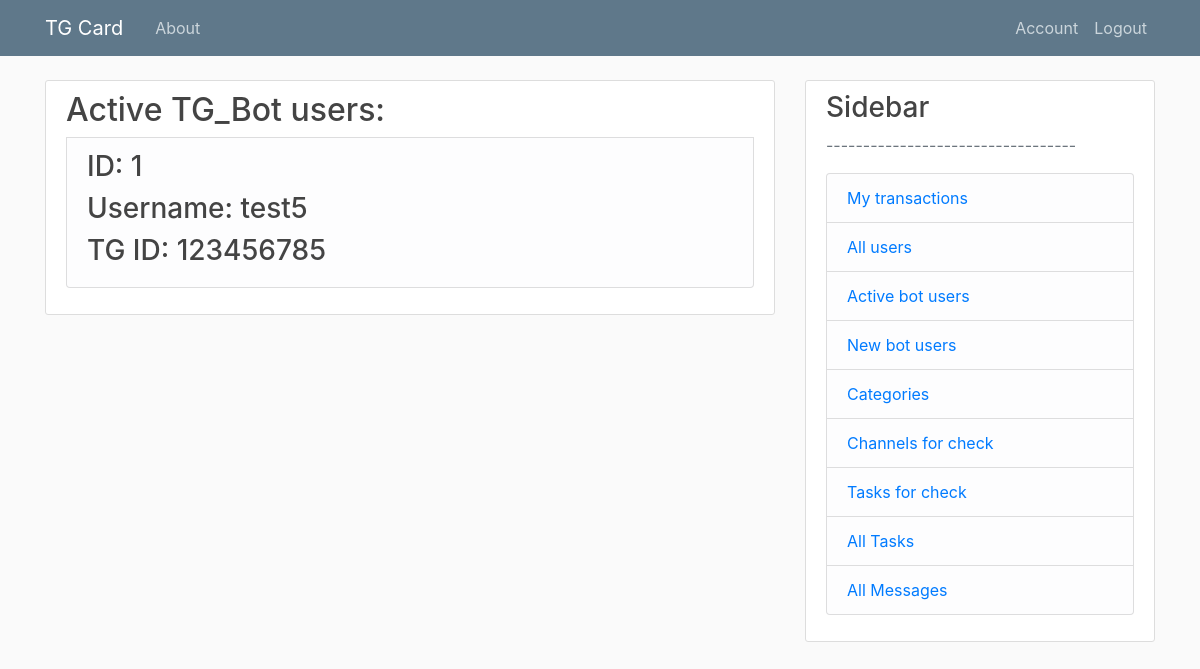
/active/bot_users_list (signed in), run on the app's committed database.
### models.py (models this page shows, shortened)
class BotUser(db.Model):
    id = db.Column(db.Integer, primary_key=True)
    tgId = db.Column(db.Integer, index=True, nullable=False)
    username = db.Column(db.String, index=True, unique=True, nullable=False)
    status = db.Column(db.Integer, default=BOT_USER_STATUS['NEW']) # new / active

### routes.py (the view)
@app.route("/active/bot_users_list", methods=['GET', 'POST'])
@login_required
@moderator_access_level()
def active_bot_users_list():
    botUsers = BotUser.query.filter_by(status=BOT_USER_STATUS['ACTIVE']).all()
    return render_template('active_bot_users_list.html', title='active_bot_users_list', botUsers=botUsers)

### models.py (called while the page is built)
@login_manager.user_loader
def load_user(user_id):
    return User.query.get(int(user_id))

### routes.py (called while the page is built)
def moderator_access_level():
    def decorator(f):
        @wraps(f)
        def decorated_function(*args, **kwargs):
            if current_user.role != 'MODERATOR':
                return redirect(url_for('access_error_page'))
            return f(*args, **kwargs)
        return decorated_function
    return decorator

### templates/active_bot_users_list.html
{% extends "layout.html" %}
{% block content %}
    <div class="content-section">
    <form method="POST" action="">
    <fieldset class="form-group">
    <h2>Active TG_Bot users: </h2>
    {% for botUser in botUsers %}
    <li class="list-group-item list-group-item-light">
            <ul class="list-group">
                <h3>ID: {{botUser.id}}</h3>
                <h3>Username: {{botUser.username}}</h3>
                <h3>TG ID: {{botUser.tgId}}</h3>
            </ul>
    </li>
    {% endfor %}
            </fieldset>
        </form>
    </div>
{% endblock content %}

### static/main.css (style rules this page uses)
body { background: #fafafa; color: #333333; margin-top: 5rem; }
h1, h2, h3, h4, h5, h6 { color: #444444; }
.content-section { background: #ffffff; padding: 10px 20px; border: 1px solid #dddddd; border-radius: 3px; margin-bottom: 20px; }

### data on the page
BotUser: id "1", username "test5", tgId "123456785"
